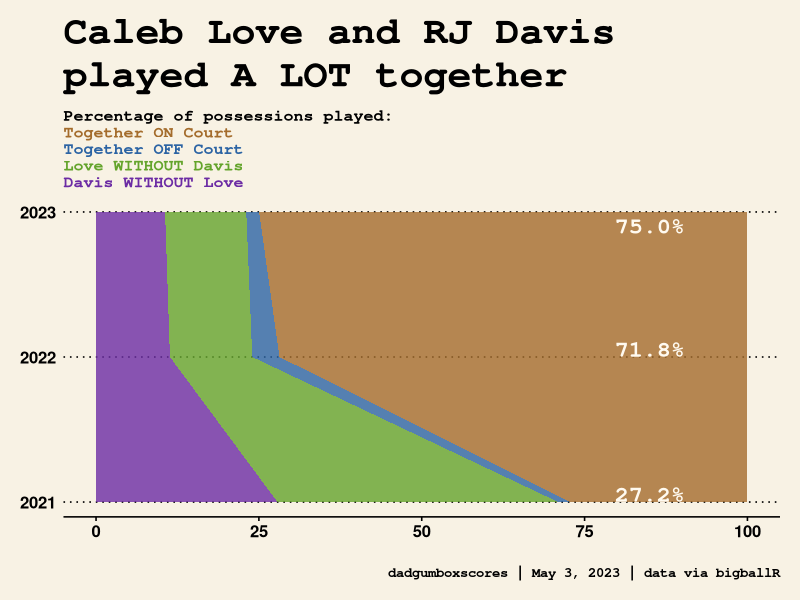
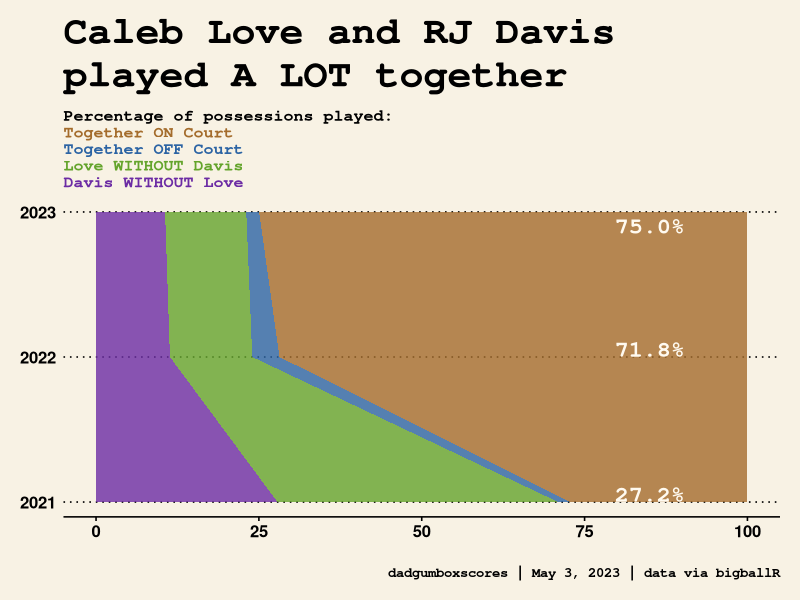

Generate these figures, in order, with R:
## ---- chunk 1
library(tidyverse)
library(ggthemes)
library(ggtext)
## ---- chunk 2
# load csv
# schedule <- get_team_schedule(season = "2022-23", team.name = "North Carolina")

# play_by_play <- get_play_by_play(schedule$Game_ID)

# lineups <- get_lineups(play_by_play_data = play_by_play)

# no_rj <- get_player_combos(Lineup_Data = lineups, n = 5, min_mins = 0, Included = "CALEB.LOVE", Excluded = "RJ.DAVIS")

# no_rj %>% summarise(total_p = sum(oPOSS) + sum(dPOSS))

# A tibble: 1 × 2
# Team           total_p
# <chr>            <dbl>
#  1 North Carolina     582

# no_caleb <- get_player_combos(Lineup_Data = lineups, n = 5, min_mins = 0, Excluded = "CALEB.LOVE", Included = "RJ.DAVIS")

# no_caleb %>% summarise(total_p = sum(oPOSS) + sum(dPOSS))

# A tibble: 1 × 2
# Team           total_p
# <chr>            <dbl>
#  1 North Carolina     495

# both <- get_player_combos(Lineup_Data = lineups, n = 5, min_mins = 0, Included = c("CALEB.LOVE", "RJ.DAVIS"))

# both %>% summarise(total_p = sum(oPOSS) + sum(dPOSS))

# A tibble: 1 × 2
# Team           total_p
# <chr>            <dbl>
#  1 North Carolina    3501

# neither <- get_player_combos(Lineup_Data = lineups, n = 5, min_mins = 0, Excluded = c("CALEB.LOVE", "RJ.DAVIS"))

# neither %>% filter(Team == "North Carolina") %>% summarise(total_p = sum(oPOSS) + sum(dPOSS))

# A tibble: 1 × 2
# Team           total_p
# <chr>            <dbl>
#  1 North Carolina      92

# schedule_hub_one <- get_team_schedule(season = "2021-22", team.name = "North Carolina")

# pbp_hub_one <- get_play_by_play(schedule_hub_one$Game_ID)

# lineups_hub_one <- get_lineups(play_by_play_data = pbp_hub_one)

# no_rj_hub_one <- get_player_combos(Lineup_Data = lineups_hub_one, n = 5, min_mins = 0, Included = "CALEB.LOVE", Excluded = "RJ.DAVIS")

# no_rj_hub_one %>% summarise(total_p = sum(oPOSS) + sum(dPOSS))

# A tibble: 1 × 2
# Team           total_p
# <chr>            <dbl>
#  1 North Carolina     702

# no_caleb_hub_one <- get_player_combos(Lineup_Data = lineups_hub_one, n = 5, min_mins = 0, Excluded = "CALEB.LOVE", Included = "RJ.DAVIS")

# no_caleb_hub_one %>% summarise(total_p = sum(oPOSS) + sum(dPOSS))

# A tibble: 1 × 2
# Team           total_p
# <chr>            <dbl>
#  1 North Carolina     630

# both_hub_one <- get_player_combos(Lineup_Data = lineups_hub_one, n = 5, min_mins = 0, Included = c("CALEB.LOVE", "RJ.DAVIS"))

# both_hub_one  %>% summarise(total_p = sum(oPOSS) + sum(dPOSS))

# A tibble: 1 × 2
# Team           total_p
# <chr>            <dbl>
#  1 North Carolina    3990

# neither_hub_one <- get_player_combos(Lineup_Data = lineups_hub_one, n = 5, min_mins = 0, Excluded = c("CALEB.LOVE", "RJ.DAVIS"))

# neither_hub_one %>% filter(Team == "North Carolina") %>% summarise(total_p = sum(oPOSS) + sum(dPOSS))

# A tibble: 1 × 2
# Team           total_p
# <chr>            <dbl>
#  1 North Carolina     232

# schedule_roy <- get_team_schedule(season = "2020-21", team.name = "North Carolina")

# pbp_roy <- get_play_by_play(schedule_roy$Game_ID)

# lineups_roy <- get_lineups(play_by_play_data = pbp_roy)

# no_rj_roy <- get_player_combos(Lineup_Data = lineups_roy, n = 5, min_mins = 0, Included = "CALEB.LOVE", Excluded = "RJ.DAVIS")

# no_rj_roy %>% summarise(total_p = sum(oPOSS) + sum(dPOSS))

# A tibble: 1 × 2
# Team           total_p
# <chr>            <dbl>
#  1 North Carolina    1800

# no_caleb_roy <- get_player_combos(Lineup_Data = lineups_roy, n = 5, min_mins = 0, Excluded = "CALEB.LOVE", Included = "RJ.DAVIS")

# no_caleb_roy %>% summarise(total_p = sum(oPOSS) + sum(dPOSS))

# A tibble: 1 × 2
# Team           total_p
# <chr>            <dbl>
#  1 North Carolina    1163

# both_roy <- get_player_combos(Lineup_Data = lineups_roy, n = 5, min_mins = 0, Included = c("CALEB.LOVE", "RJ.DAVIS"))

# both_roy  %>% summarise(total_p = sum(oPOSS) + sum(dPOSS))

# A tibble: 1 × 2
# Team           total_p
# <chr>            <dbl>
#  1 North Carolina    1136

# neither_roy <- get_player_combos(Lineup_Data = lineups_roy, n = 5, min_mins = 0, Excluded = c("CALEB.LOVE", "RJ.DAVIS"))

# neither_roy %>% filter(Team == "North Carolina") %>% summarise(total_p = sum(oPOSS) + sum(dPOSS))

# A tibble: 1 × 2
# Team           total_p
# <chr>            <dbl>
#  1 North Carolina      77

hello <- tibble::tribble(
  ~ type,
  ~ poss,
  ~ season,
  "Love",
  582,
  2023,
  "Davis",
  495,
  2023,
  "Both",
  3501,
  2023,
  "Neither",
  92,
  2023,
  "Love",
  702,
  2022,
  "Davis",
  630,
  2022,
  "Both",
  3990,
  2022,
  "Neither",
  232,
  2022,
  "Love",
  1800,
  2021,
  "Davis",
  1163,
  2021,
  "Both",
  1136,
  2021,
  "Neither",
  77,
  2021
)

pct <- hello %>%
  group_by(season) %>%
  mutate(
    pct = (poss / sum(poss) * 100),
    label = case_match(
      type,
      "Both" ~ "Together ON Court",
      "Neither" ~ "Together OFF Court",
      "Love" ~ "Love WITHOUT Davis",
      "Davis" ~ "Davis WITHOUT Love"
    )
  ) 
## ---- chunk 3
# add subtitle
subtitle = "Percentage of possessions played:  \n<span style='color:#a46c2c'>Together ON Court</span>  \n <span style='color:#2c64a4'>Together OFF Court</span>  \n<span style='color:#64a42c;'>Love WITHOUT Davis</span>  \n<span style='color:#6c2ca4'>Davis WITHOUT Love</span>"

# build plot
pct %>%
  mutate(type = fct_relevel(type, c("Both", "Neither", "Love", "Davis"))) %>%
  ggplot(aes(
    x = season,
    y = pct,
    group = type,
    fill = type
  )) +
  geom_area(alpha = 0.8) +
  scale_fill_manual(
    "",
    values = c(
      "Both" = "#a46c2c",
      "Neither" = "#2c64a4",
      "Love" = "#64a42c",
      "Davis" = "#6c2ca4"
    ),
    breaks = c("Both", "Neither", "Love", "Davis"),
    labels = c(
      "Together ON Court",
      "Together OFF Court",
      "Love WITHOUT Davis",
      "Davis WITHOUT Love"
    )
  ) +
  scale_x_continuous(breaks = seq(2021, 2023, 1)) +
  theme_wsj() +
  theme(
    legend.position = "none",
    plot.subtitle = element_textbox_simple(
      hjust = 0.5,
      size = 12,
      lineheight = 1,
      face = "bold",
      margin = margin(t = 6, b = 5)
    ),
    plot.caption = element_text(
      hjust = 1,
      size = 10,
      lineheight = 0.35,
      face = "bold",
      margin = margin(t = 20)
    ),
  ) +
  coord_flip() +
  labs(
    x = "",
    y = "% of Possessions",
    title = "Caleb Love and RJ Davis  \nplayed A LOT together",
    subtitle = subtitle,
    caption = "dadgumboxscores | May 3, 2023 | data via bigballR"
  ) -> pct_plot


# add annotations
pct_plot_text <- pct_plot +
  annotate(
    geom = "text",
    x = 2021.05,
    y = 85,
    color = "floral white",
    label = "27.2%",
    size = 6,
    fontface = 'bold',
    family = 'mono'
  ) +
  annotate(
    geom = "text",
    x = 2022.05,
    y = 85,
    color = "floral white",
    label = "71.8%",
    size = 6,
    fontface = 'bold',
    family = 'mono'
  ) +
  annotate(
    geom = "text",
    x = 2022.9,
    y = 85,
    color = "floral white",
    label = "75.0%",
    size = 6,
    fontface = 'bold',
    family = 'mono'
  )

# save it
ggsave(
  "pct.png",
  pct_plot_text,
  w = 6.5,
  h = 10.5,
  dpi = 600,
  type = 'cairo'
)

pct_plot_text
